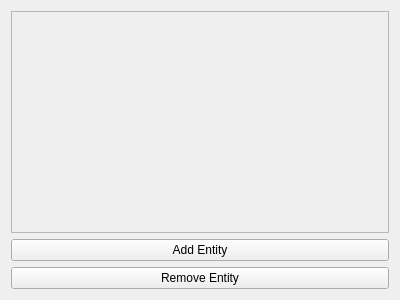
<?xml version="1.0" encoding="UTF-8"?>
<ui version="4.0">
 <class>Hierarchy</class>
 <widget class="QWidget" name="Hierarchy">
  <property name="geometry">
   <rect>
    <x>0</x>
    <y>0</y>
    <width>400</width>
    <height>300</height>
   </rect>
  </property>
  <property name="windowTitle">
   <string>Form</string>
  </property>
  <layout class="QVBoxLayout" name="verticalLayout_2">
   <item>
    <widget class="QScrollArea" name="scrollArea">
     <property name="widgetResizable">
      <bool>true</bool>
     </property>
     <widget class="QWidget" name="scrollAreaWidgetContents">
      <property name="geometry">
       <rect>
        <x>0</x>
        <y>0</y>
        <width>380</width>
        <height>222</height>
       </rect>
      </property>
     </widget>
    </widget>
   </item>
   <item>
    <widget class="QPushButton" name="buttonAddEntity">
     <property name="text">
      <string>Add Entity</string>
     </property>
    </widget>
   </item>
   <item>
    <widget class="QPushButton" name="buttonRemoveEntity">
     <property name="text">
      <string>Remove Entity</string>
     </property>
    </widget>
   </item>
  </layout>
 </widget>
 <resources/>
 <connections/>
</ui>
